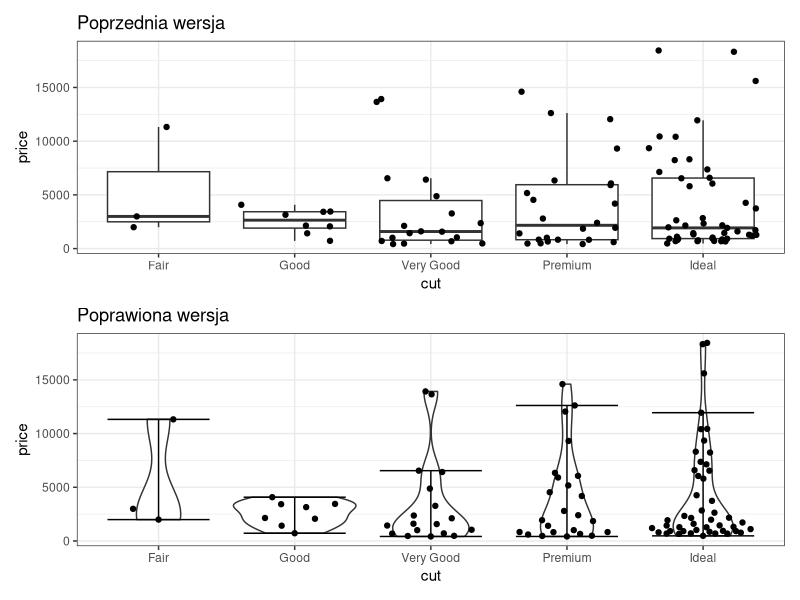
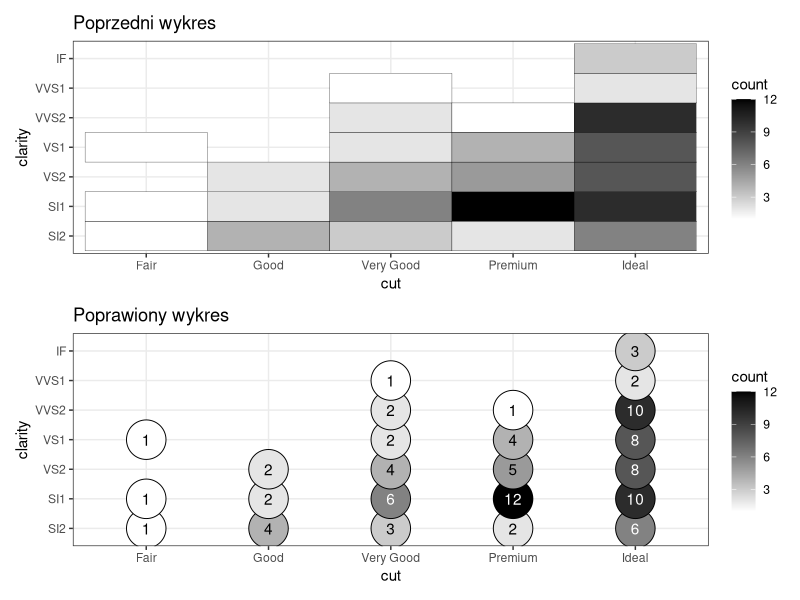
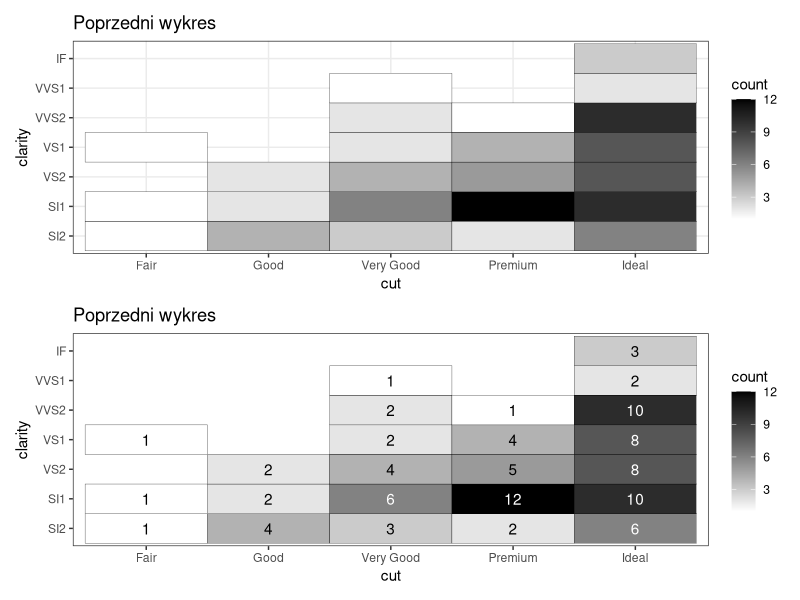
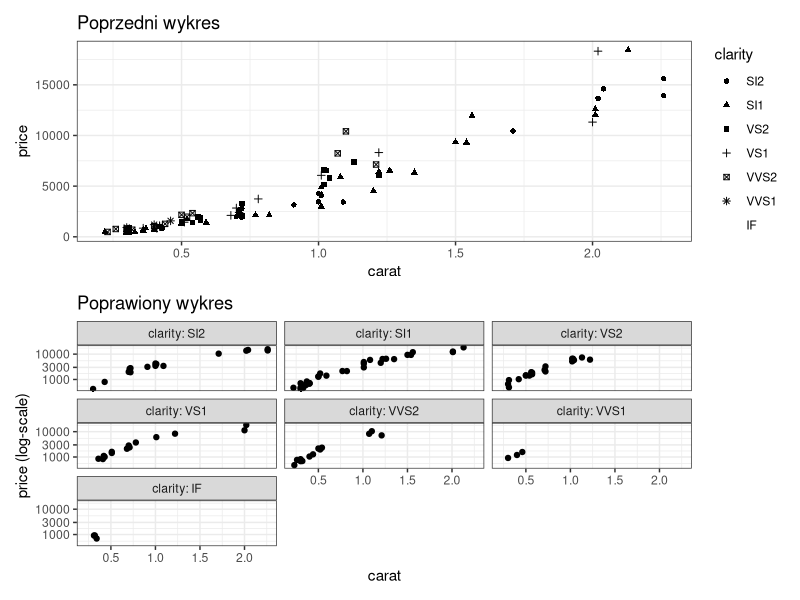
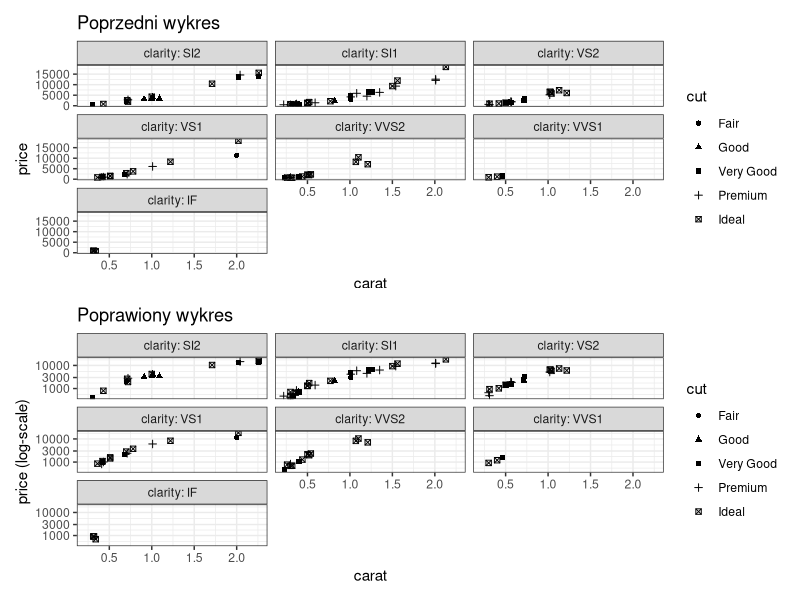
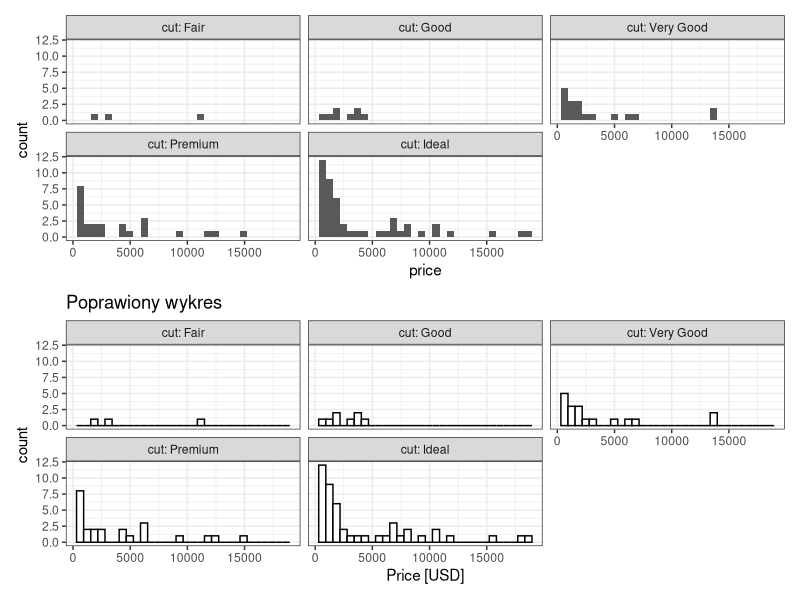
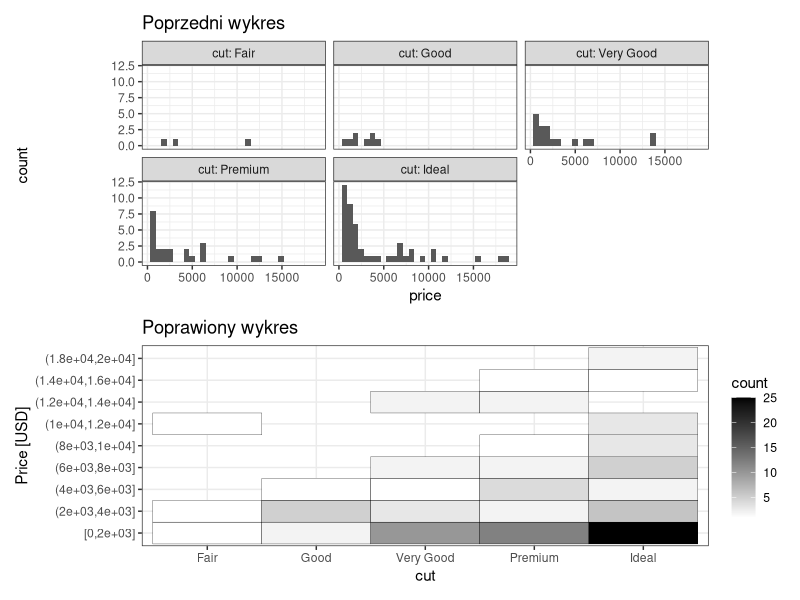

Here is the R script that generated these plots, in order:
## ---- chunk 1
knitr::opts_chunk$set(echo = FALSE, warning = FALSE, message = FALSE, fig.height = 9)
library(dplyr)
library(ggplot2)
library(ggthemes)
library(patchwork)
library(ggbeeswarm)
theme_set(theme_bw())

## ---- chunk 2
set.seed(15390)
dat <- droplevels(diamonds[sample(1L:nrow(diamonds), 100), ])
## ---- chunk 3
p1 <- ggplot(dat, aes(x = cut, y = price)) +
  geom_boxplot(outlier.color = NA) +
  geom_point(position = "jitter") +
  ggtitle("Poprzednia wersja")

p2 <- ggplot(dat, aes(x = cut, y = price)) +
  geom_violin() +
  geom_quasirandom() +
  stat_boxplot(geom = "errorbar") +
  ggtitle("Poprawiona wersja")

p1/p2

## ---- chunk 4
p1 <- group_by(dat, cut, clarity) %>% 
  summarise(count = length(price)) %>% 
  ggplot(aes(x = cut, y = clarity, fill = count)) +
  geom_tile(color = "black") +
  scale_fill_gradient(low = "white", high = "black") +
  ggtitle("Poprzedni wykres")

p2 <- group_by(dat, cut, clarity) %>% 
  summarise(count = length(price)) %>% 
  ggplot(aes(x = cut, y = clarity, fill = count, color = count < max(count)/2, label = count)) +
  geom_point(color = "black", shape = 21, size = 13) +
  geom_text() +
  scale_fill_gradient(low = "white", high = "black") +
  scale_color_manual(values = c("white", "black"), guide = "none") +
  ggtitle("Poprawiony wykres")

p1/p2
## ---- chunk 5
p1 <- group_by(dat, cut, clarity) %>% 
  summarise(count = length(price)) %>% 
  ggplot(aes(x = cut, y = clarity, fill = count)) +
  geom_tile(color = "black") +
  scale_fill_gradient(low = "white", high = "black") +
  ggtitle("Poprzedni wykres")

p2 <- group_by(dat, cut, clarity) %>% 
  summarise(count = length(price)) %>% 
  ggplot(aes(x = cut, y = clarity, fill = count, label = count, color = count < max(count)/2)) +
  geom_tile(color = "black") +
  geom_text() +
  scale_fill_gradient(low = "white", high = "black") +
  scale_color_manual(values = c("white", "black"), guide = "none") +
  ggtitle("Poprzedni wykres") +
  theme(panel.grid = element_blank())

p1/p2
## ---- chunk 6
p1 <- ggplot(dat, aes(x = carat, y = price, shape = clarity)) +
  geom_point() +
  ggtitle("Poprzedni wykres")

p2 <- ggplot(dat, aes(x = carat, y = price)) +
  geom_point() +
  scale_y_log10("price (log-scale)") +
  facet_wrap(~ clarity, labeller = label_both) +
  ggtitle("Poprawiony wykres") 

p1/p2
## ---- chunk 7
p1 <- ggplot(dat, aes(x = carat, y = price, shape = cut)) +
  geom_point() +
  facet_wrap(~ clarity, labeller = label_both) +
  ggtitle("Poprzedni wykres")

p2 <- ggplot(dat, aes(x = carat, y = price, shape = cut)) +
  geom_point() +
  facet_wrap(~ clarity, labeller = label_both) +
  scale_y_log10("price (log-scale)") +
  ggtitle("Poprawiony wykres") 

p1/p2
## ---- chunk 8
p1 <- ggplot(dat, aes(x = price)) +
  geom_histogram() +
  facet_wrap(~ cut, labeller = label_both)

p2 <- ggplot(dat, aes(x = price)) +
  geom_histogram(color = "black", fill = "white") +
  facet_wrap(~ cut, labeller = label_both) +
  scale_x_continuous("Price [USD]") +
  ggtitle("Poprawiony wykres") 

p1/p2
## ---- chunk 9
p1 <- ggplot(dat, aes(x = price)) +
  geom_histogram() +
  facet_wrap(~ cut, labeller = label_both) +
  ggtitle("Poprzedni wykres")

p2 <- mutate(dat, price_cat = cut(price, seq(0, 20000, length.out = 11), include.lowest = TRUE)) %>%
  group_by(price_cat, cut) %>% 
  summarise(n = length(cut)) %>% 
  ggplot(aes(x = cut, y = price_cat, fill = n)) +
  geom_tile(color = "black") +
  scale_y_discrete("Price [USD]") + 
  scale_fill_gradient("count", low = "white", high = "black") +
  ggtitle("Poprawiony wykres") 

p1/p2
